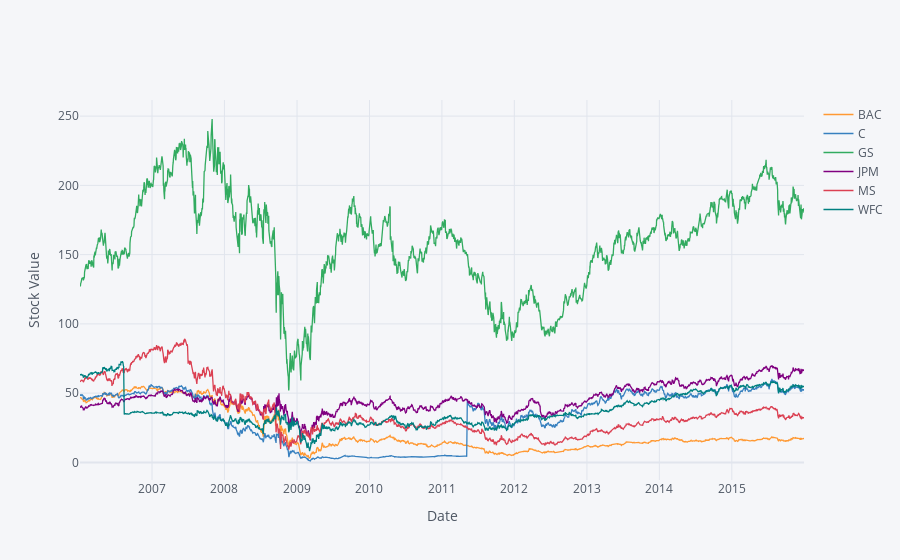

The notebook cell this image was saved under:
### Code cell
# Using PLOTLY
bank_stocks.xs(key='close', axis=1, level='Stock Info').iplot(xaxis_title="Date", yaxis_title="Stock Value")

### Figure 1 — Plotly figure (JSON) as saved in the notebook; plotly's stock layout.template omitted (floating-point values rounded to 4 significant figures; data arrays with more than 128 entries replaced by an {"elided": "..."} marker saying what was removed)
{"data": [{"line": {"color": "rgba(255, 153, 51, 1.0)", "dash": "solid", "shape": "linear", "width": 1.3}, "mode": "lines", "name": "BAC", "text": "", "type": "scatter", "x": {"elided": "2517 str values"}, "y": {"elided": "2517 float values"}}, {"line": {"color": "rgba(55, 128, 191, 1.0)", "dash": "solid", "shape": "linear", "width": 1.3}, "mode": "lines", "name": "C", "text": "", "type": "scatter", "x": {"elided": "2517 str values"}, "y": {"elided": "2517 float values"}}, {"line": {"color": "rgba(50, 171, 96, 1.0)", "dash": "solid", "shape": "linear", "width": 1.3}, "mode": "lines", "name": "GS", "text": "", "type": "scatter", "x": {"elided": "2517 str values"}, "y": {"elided": "2517 float values"}}, {"line": {"color": "rgba(128, 0, 128, 1.0)", "dash": "solid", "shape": "linear", "width": 1.3}, "mode": "lines", "name": "JPM", "text": "", "type": "scatter", "x": {"elided": "2517 str values"}, "y": {"elided": "2517 float values"}}, {"line": {"color": "rgba(219, 64, 82, 1.0)", "dash": "solid", "shape": "linear", "width": 1.3}, "mode": "lines", "name": "MS", "text": "", "type": "scatter", "x": {"elided": "2517 str values"}, "y": {"elided": "2517 float values"}}, {"line": {"color": "rgba(0, 128, 128, 1.0)", "dash": "solid", "shape": "linear", "width": 1.3}, "mode": "lines", "name": "WFC", "text": "", "type": "scatter", "x": {"elided": "2517 str values"}, "y": {"elided": "2517 float values"}}], "layout": {"legend": {"bgcolor": "#F5F6F9", "font": {"color": "#4D5663"}}, "paper_bgcolor": "#F5F6F9", "plot_bgcolor": "#F5F6F9", "title": {"font": {"color": "#4D5663"}}, "xaxis": {"gridcolor": "#E1E5ED", "showgrid": true, "tickfont": {"color": "#4D5663"}, "title": {"font": {"color": "#4D5663"}, "text": "Date"}, "zerolinecolor": "#E1E5ED"}, "yaxis": {"gridcolor": "#E1E5ED", "showgrid": true, "tickfont": {"color": "#4D5663"}, "title": {"font": {"color": "#4D5663"}, "text": "Stock Value"}, "zerolinecolor": "#E1E5ED"}}}
